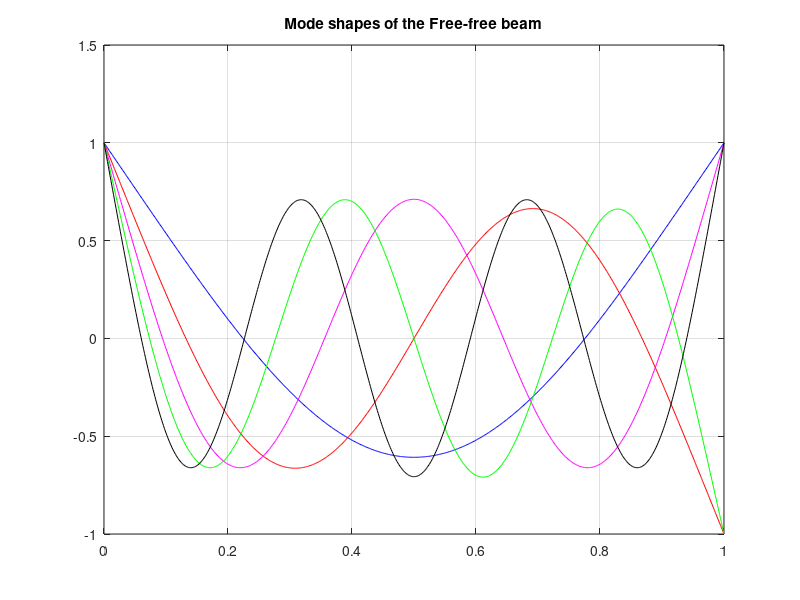

This figure's MATLAB source: (Note: this script raises an error after producing the figure.)
% function FFbeam(~)
% FFbeam.m Free-free end beam evaluations
% HELP:  This script computes mode shapes and corresponding natural
% frequencies of the free-free beam by a user specified mechanical
% properties and geometry size of the beam by using Euler-Bernoulli beam
% theory.
% Prepare the followings:
%  - Material properties of the beam, viz. density (Ro), Young's modulus (E)
%  - Specify a cross section of the beam, viz. square,rectangular, circular
%  - Geometry parameters of the beam, viz. Length, width, thickness
%  - 
%%%%%%%%%%%%%%%%%%%%%%%%%%%%%%%%%%%%%%%%%%%%%%%%%%%%%%%%%%%%%%%%%%%%%%%%%%%
%                 by Sulaymon L. ESHKABILOV, Ph.D
%                         October, 2011
%%%%%%%%%%%%%%%%%%%%%%%%%%%%%%%%%%%%%%%%%%%%%%%%%%%%%%%%%%%%%%%%%%%%%%%%%%%

clear all;
clc;
close all;
display('What is the X-section of the beam?')
disp('If circle, enter 1. If square, enter 2 ')
disp('If rectangle, enter 3 ')
disp('If your beam"s X-section is not listed here, enter 4')
disp('To see an example #1 (rectangular X-section), hit ENTER or enter 0')
disp('To see an example #2 (rectangular X-section thin beam), enter 5')
CS=input(' Enter your choice:   ');

if isempty(CS) || CS==0
    disp('Example #1. Rectangular X-section Aluminum beam')
    disp('Length=0.321 [m], Width=0.05 [m], Thickness=0.006 [m];')
    disp('E=69.9*1e9 [Pa]; Ro=2770 [kg/m^3]')
    L=.321;
    W=.05;
    Th=.006;
    A=W*Th;
    V=L*W*Th;
    Ix=(1/12)*W*Th^3;
    E=69.9e+9;
    Ro=2770;
elseif CS==1
    R=input('Enter Radius of the X-section in [m]:  ');
    L=input('Enter Length in [m]:  ');
    Ix=(1/4)*pi*R^4;
    A=pi*R^2;
    disp('Material proprties of the beam')
    display('Do you know your beam"s material properties, viz. Young"s modulus and density ?')
    YA=input('Enter 1, if you do; enter 0, if you don"t ');
    if YA==1
    E=input('Enter Young"s modulus in [Pa]:   ');
    Ro=input('Enter material density in [kg/m^3]:   ');
    else
        display('Steel: E=2.1e+11 Pa; Ro=7850 [Kg/m^3]')
        display('Copper: E=1.2e+11 Pa; Ro=8933 [Kg/m^3]')
        display('Aluminum: E=0.69e+11 Pa; Ro=2700 [Kg/m^3]')
        E=input('Enter Young"s modulus in [Pa]:  ');
        Ro=input('Enter material density in [kg/m^3]:   ');
    end
elseif CS==2
    W=input('Enter Width of the X-section in [m]:  ');
    L=input('Enter Length in [m]: ');
    Ix=(1/12)*W^4;
    A=W^2;
    disp('Material proprties of the beam')
    display('Do you know your beam"s material properties, viz. Young"s modulus and density ?')
    YA=input('Enter 1, if you do; enter 0, if you don"t ');
    if YA==1
    E=input('Enter Young"s modulus in [Pa]:  ');
    Ro=input('Enter material density in [kg/m^3]:  ');
    else
        display('Steel: E=2.1e+11 Pa; Ro=7850 [Kg/m^3]')
        display('Copper: E=1.2e+11 Pa; Ro=8933 [Kg/m^3]')
        display('Aluminum: E=0.69e+11 Pa; Ro=2700 [Kg/m^3]')
        E=input('Enter Young"s modulus in [Pa]:  ');
        Ro=input('Enter material density in [kg/m^3]:  ');
    end
elseif CS==3
    W=input('Enter Width of the X-section in [m]:  ');
    Th=input('Enter Thickness of the X-section in [m]:  ');
    L=input('Enter Length in [m]:   ');
    Ix=(1/12)*W*Th^3;
    A=W*Th;
    disp('Material properties of the beam')
    display('Do you know your beam"s material properties, viz. Young"s modulus and density ?')
    YA=input('Enter 1, if you do; enter 0, if you don"t ');
    if YA==1
    E=input('Enter Young"s modulus in [Pa]:  ');
    Ro=input('Enter material density in [kg/m^3]:  ');
    else
        display('Steel: E=2.1e+11 Pa; Ro=7850 [Kg/m^3]  ')
        display('Copper: E=1.2e+11 Pa; Ro=8933 [Kg/m^3]  ')
        display('Aluminum: E=0.69e+11 Pa; Ro=2700 [Kg/m^3]  ')
        E=input('Enter Young"s modulus in [Pa]:  ');
        Ro=input('Enter material density in [kg/m^3]:  ');
    end
elseif CS==4
    display('Note: you need to compute Ix (area moment of inertia along x axis) and X-sectional area')
    L=input('Enter Length in [m]:  ');
    Ix=('Enter Ix in [m^4]:  ');
    A=('Enter X-sectional area in [m^2]:  ');
    disp('Material properties of the beam')
    disp('Do you know your beam"s material properties, viz. Young"s modulus and density ?')
    YA=input('Enter 1, if you do; enter 0, if you don"t:   ');
    if YA==1
    E=input('Enter Young"s modulus in [Pa]:  ');
    Ro=input('Enter material density in [kg/m^3]:  ');
    else
        display('Steel: E=2.1e+11 Pa; Ro=7850 Kg/m^3 ')
        display('Copper: E=1.2e+11 Pa; Ro=8933 Kg/m^3 ')
        display('Aluminum: E=0.69e+11 Pa; Ro=2700 Kg/m^3 ')
        E=input('Enter Young"s modulus in [Pa]:  ');
        Ro=input('Enter material density in [kg/m^3]:  ');
    end
elseif  CS==5 
    display('Example #2');
    display('It is a rectangular X-section Aluminum beam. ');
    display('Length=0.03 m; Width=0.005 m; Thickness=0.0005 m;')
    L=.03; W=.005; Th=.0005;
    A=W*Th;
    Ix=(1/12)*W*Th^3;
    E=70*1e9; Ro=2.7*1e3;
    
else
    F=warndlg('It is not clear what your choice of X-section of a beam is. Re-run the script and enter your beam"s X-section !!!','!! Warning !!');
    waitfor(F)
    display('Type in:>> FFbeam')
    pause(3)
    return
    
end
       
display('How many modes and mode shapes would you like to evaluate ?');
HMMS=input('Enter the number of modes and mode shapes to be computed:  ');
if HMMS>=7
    disp('   ')
    warning('NOTE: Up to 6 mode shapes (plots) are displayed via the script. Yet, using evaluated data (Xnx) of the script, more mode shapes can be plotted');
    disp('   ')
end
    Nm=3*HMMS;
    jj=1;
    while jj<=Nm;
        betaNL(jj)=fzero(@(betaNL)cos(betaNL)*cosh(betaNL)-1,jj+3);
        jj=jj+3;
    end
    
    index=(betaNL~=0);
    betaNLall=(betaNL(index))';
    %fprintf('betaNL value is %2.3f\n', betaNLall);
    betaN=(betaNLall/L)';
k=1;
wn=zeros(1,length(betaN));
fn=ones(1,length(wn));
while k<=length(betaN);
    wn(k)=betaN(k)^2*sqrt((E*Ix)/(Ro*A));
    fn(k)=wn(k)/(2*pi);
    fprintf('Mode shape # %2f corresponds to nat. freq (fn): %3.3f\n', k, fn(k) )
    k=k+1;
end


x=linspace(0, L, 720);
sigmaN=zeros(1,HMMS);
for ii=1:HMMS;
    sigmaN(ii)=(cosh(betaNLall(ii))-cos(betaNLall(ii)))/(sinh(betaNLall(ii))-sin(betaNLall(ii)));
end
xl=x./L;

Tc='(cosh(betaN(ii).*x(jj))+cos(betaN(ii).*x(jj)))-sigmaN(ii).*(sinh(betaN(ii).*x(jj))+sin(betaN(ii)*x(jj)))';
Xnx=zeros(length(betaN),length(x));

for ii=1:length(betaN)
    for jj=1:length(x)
        Xnx(ii,jj)=eval(Tc);
    end
end
XnxMAX=max(abs(Xnx(1,1:end)));
Xnx=Xnx./XnxMAX;
% Plot mode shapes are arbitrarily normalized to unity;
disp('Note: first two mode shapes are not included are X0=const(translational)')
disp('and X0=A(x-l/2) (rotational)')
display('NOTE: Upto 5 mode shapes are displayed via the script options.') 
disp(' Yet, using evaluated data (Xnx) of the script, more mode shapes can be plotted')
MMS=HMMS;
if MMS==1
    plot(xl,Xnx(1,:), 'b-')
    title('Mode shapes of the Free-free beam')
    legend('Mode #1', 0); xlabel('x/L'); ylabel('Mode shape X_n(x)')
    hold off
elseif MMS==2
        plot(xl,Xnx(1,:), 'b-'); hold on
        plot(xl,Xnx(2,:), 'r-');grid
        title('Mode shapes of the Free-free beam')
        legend('Mode #1', 'Mode #2', 0)
        xlabel('x/L'); ylabel('Mode shape X_n(x)')
        hold off
elseif MMS==3
            plot(xl,Xnx(1,:), 'b-'); hold on
            plot(xl,Xnx(2,:), 'r-')
            plot(xl,Xnx(3,:), 'm-');grid
            title('Mode shapes of the Free-free beam')
            legend('Mode #1', 'Mode #2', 'Mode #3', 0)
            xlabel('x/L'); ylabel('Mode shape X_n(x)')
            hold off
elseif MMS==4
                plot(xl,Xnx(1,:), 'b-'); hold on
                plot(xl,Xnx(2,:), 'r-')
                plot(xl,Xnx(3,:), 'm-')
                plot(xl,Xnx(4,:), 'c-'); grid
                title('Mode shapes of the Free-free beam')
                legend('Mode #1', 'Mode #2', 'Mode #3', 'Mode #4', 0)
                xlabel('x/L'); ylabel('Mode shape X_n(x)')
                hold off
elseif MMS==5 || MMS>5
                    plot(xl,Xnx(1,:), 'b-'); hold on
                    plot(xl,Xnx(2,:), 'r-')
                    plot(xl,Xnx(3,:), 'm-')
                    plot(xl,Xnx(4,:), 'g-')
                    plot(xl,Xnx(5,:), 'k-')
                    grid
                    title('Mode shapes of the Free-free beam')
                    legend('Mode #1', 'Mode #2', 'Mode #3', 'Mode #4', 'Mode #5', 0)
                    xlabel('x/L'); ylabel('Mode shape X_n(x)')
                    hold off
elseif MMS>=6
    plot(xl,Xnx(1,:), 'b-'); hold on
    plot(xl,Xnx(2,:), 'r-')
    plot(xl,Xnx(3,:), 'm-')
    plot(xl,Xnx(4,:), 'g-')
    plot(xl,Xnx(5,:), 'k-')
    plot(xl,Xnx(6,:), 'c-')
    grid
    title('Mode shapes of the Free-free beam')
    legend('Mode #1', 'Mode #2', 'Mode #3', 'Mode #4', 'Mode #5', 'Mode #6', 0)
    xlabel('x/L'); ylabel('Mode shape X_n(x)')
    hold off
end
% end



